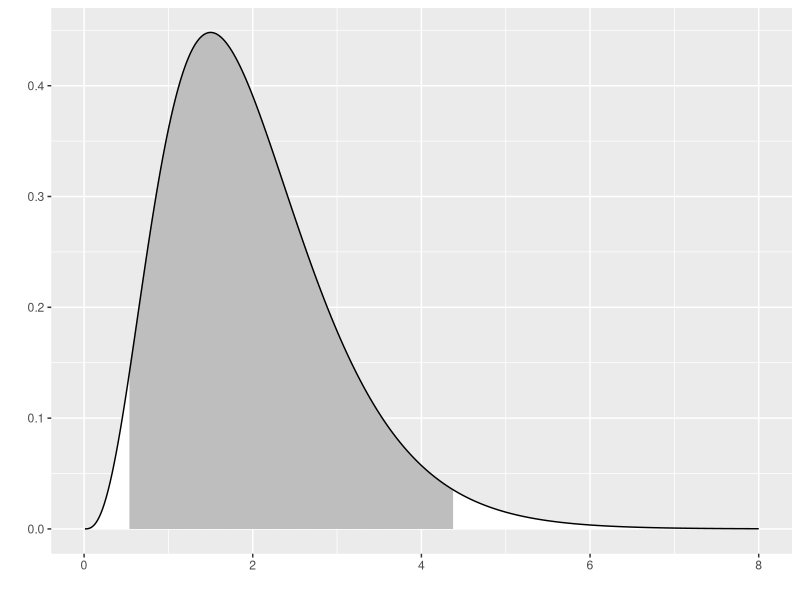
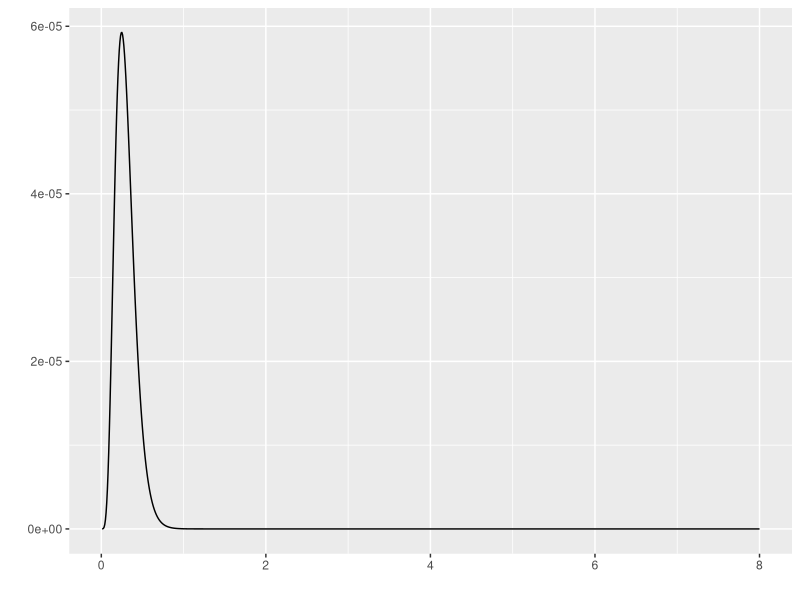
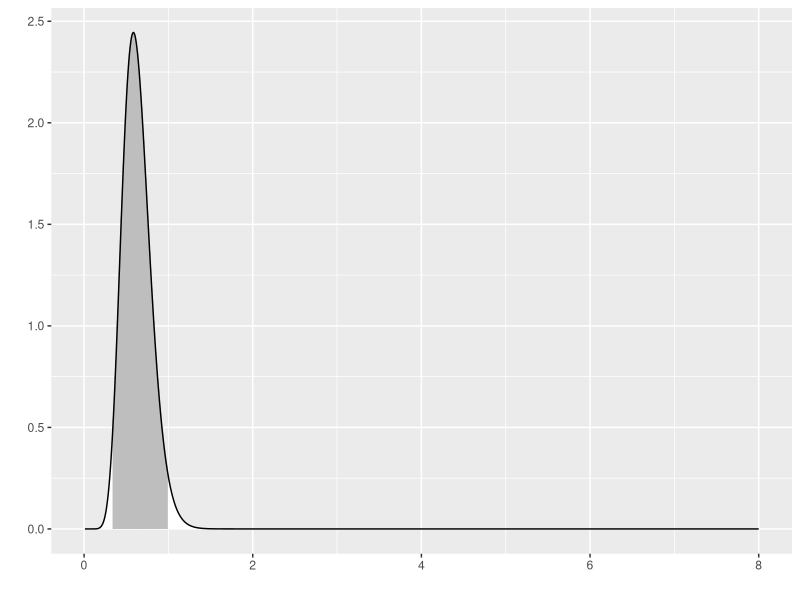
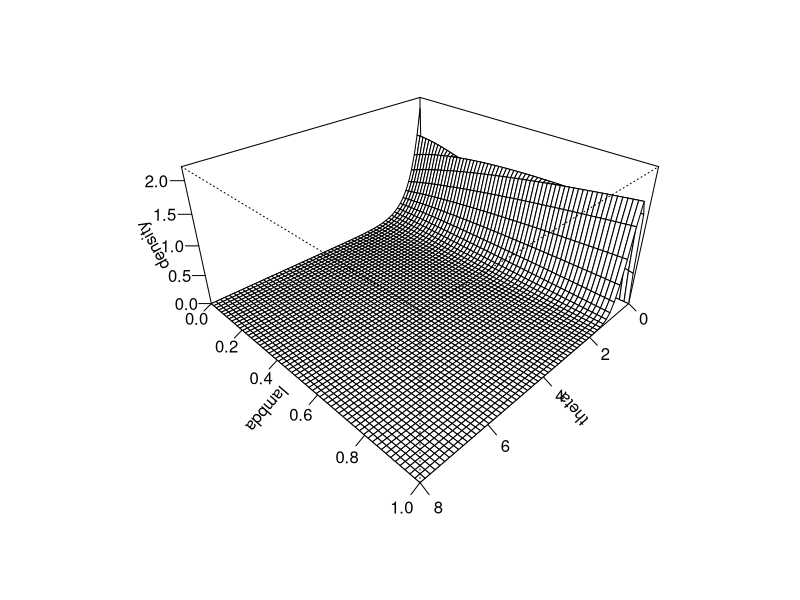

Recreate these plots in R, in order.
## ---- chunk 1
suppressMessages(suppressWarnings(library(MASS)))
suppressMessages(suppressWarnings(library(tidyverse)))
knitr::opts_chunk$set(echo=TRUE, fig.width=8, fig.height=2)
## ---- chunk 2
x_max <- 8

n0 <- 4
theta0 <- 0.5

alpha0 <- n0
beta0 <- n0*theta0

muF <- 2
n <- 10

x <- muF+ round(rnorm(n), 1)/theta0

ss <- sum((x-muF)^2)

alpha1 <- alpha0 + n
beta1 <- beta0 + 0.5*ss

x_grid <- seq(0.01, x_max, length=1000)

f <- function(x, mu, theta) {
  sqrt(theta/2*pi)*exp(-0.5*theta*(x-mu)^2)
}

g <- function(x, alpha, beta) {
  beta^alpha/gamma(alpha)*x^(alpha-1)*exp(-beta*x)
}

prior05 <- qgamma(0.025, alpha0, beta0) 
prior95 <- qgamma(0.975, alpha0, beta0) 

post05 <- qgamma(0.025, alpha1, beta1)  
post95 <- qgamma(0.975, alpha1, beta1) 

## ---- chunk 3
g_grid <- g(x_grid, alpha0, beta0)
outside <- x_grid < prior05 | x_grid > prior95
x_color <- 
  ifelse(outside, "white", "gray")
data.frame(x=x_grid, y=g_grid) %>%
  ggplot(aes(x, y)) +
    geom_segment(aes(xend=x, yend=0), color=x_color) +
    geom_line() + xlab(" ") + ylab(" ")
## ---- chunk 4
f_grid <- rep(NA, length(x_grid))
for (i in 1:length(x_grid)) {
  f_grid[i] <- prod(f(x, muF, x_grid[i]))
}
x_color <- "white"
data.frame(x=x_grid, y=f_grid) %>%
  ggplot(aes(x, y)) + 
    geom_line() + xlab(" ") + ylab(" ")
## ---- chunk 5
h_grid <- g(x_grid, alpha1, beta1)
outside <- x_grid < post05 | x_grid > post95
x_color <- 
  ifelse(outside, "white", "gray")
data.frame(x=x_grid, y=h_grid) %>%
  ggplot(aes(x, y)) +
    geom_segment(aes(xend=x_grid, yend=0), color=x_color) +
    geom_line() + xlab(" ") + ylab(" ")
## ---- chunk 6
knitr::opts_chunk$set(echo=TRUE, fig.width=8, fig.height=8)
## ---- chunk 7
lambda_grid <- seq(0, 1, length=60)
theta_grid <- seq(0, x_max, length=60)


gstar <- function(theta, lambda) {g(theta, 1+lambda*(alpha0-1), (1+lambda*(alpha0-1))*beta0)}
density <- outer(theta_grid, lambda_grid, gstar)
op <- par(bg = "white") 
z_max <- max(density, na.rm=TRUE)
persp(
  theta_grid, 
  lambda_grid, 
  density, 
  zlim=c(0, 1.1*z_max),
  xlab="theta",
  ylab="lambda",
  theta = 135, 
  phi = 30, 
  expand=0.5,
  ticktype="detailed")
